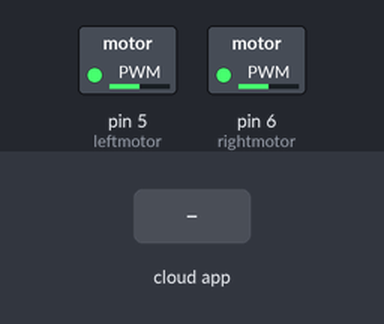
Recording of a sketch running on a simulated Arduino Uno, built with avr-gcc and run on an emulated ATmega328P. Parts: switched loads named in the sketch (green lamp = pin HIGH). The test bench sets the inputs (shaded band). The ROS host is connected and sends only what is stated.

Above: at 1.2 s.
1.3 s: the phone or cloud app sets command to -100
At 2.2 s:
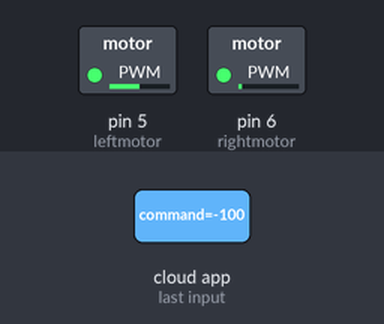
2.8 s: the phone or cloud app sets command to 100
At 3.3 s:
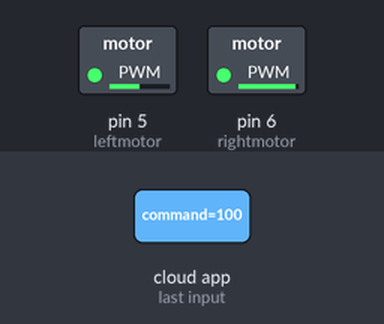
4.3 s: the phone or cloud app sets command to 0
At 5.6 s:
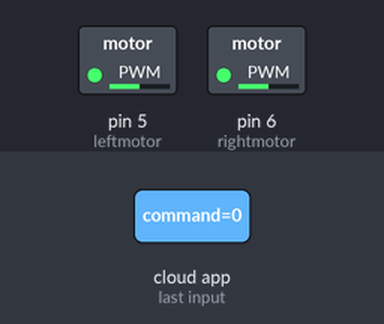
Timing chart, 0 to 7.3 s (numbered marks = the images above; inputs shaded):
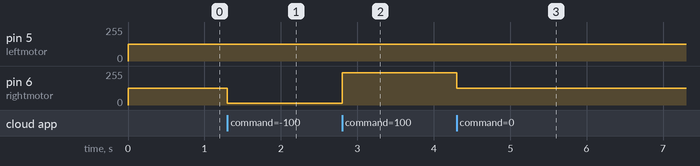

Measured:
- after the input at 1.3 s, pin 6 (rightmotor): 127/255 → 13/255 at once
- after the input at 2.8 s, pin 6 (rightmotor): 13/255 → 241/255 at once
- after the input at 4.3 s, pin 6 (rightmotor): 241/255 → 127/255 at once

The sketch:

motorcontrol.ino
```cpp
/*
 * rosserial Subscriber Example
 * Blinks an LED on callback
 */

#include <ros.h>
#include <std_msgs/Float64.h>

ros::NodeHandle  nh;
int leftmotor = 5;
int rightmotor = 6;
float leftspeed = 0;
float rightspeed = 0;
float leftcommand = 127;
float rightcommand = 127;

void rmotorCb( const std_msgs::Float64& control_msg){

  rightspeed = control_msg.data;
  rightcommand = (127 + (80.5*rightspeed));
}

void lmotorCb( const std_msgs::Float64& control_msg){

  leftspeed = control_msg.data;
  leftcommand = (127 + (80.5*leftspeed));
}

ros::Subscriber<std_msgs::Float64> sub("/right_wheel/command", &rmotorCb );
ros::Subscriber<std_msgs::Float64> sub2("/left_wheel/command", &lmotorCb );
void setup()
{
  nh.initNode();
  nh.subscribe(sub);
  nh.subscribe(sub2);
}

void loop()
{
  nh.spinOnce();
  analogWrite(rightmotor,rightcommand);
  analogWrite(leftmotor,leftcommand);
  delay(1);
}
```
